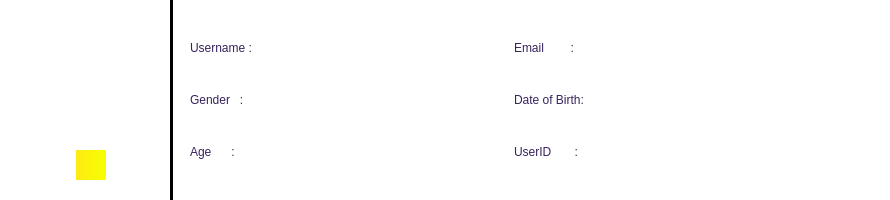
                  <widget class="QFrame" name="frame_60">
                   <property name="maximumSize">
                    <size>
                     <width>16777215</width>
                     <height>200</height>
                    </size>
                   </property>
                   <property name="styleSheet">
                    <string notr="true">background-color: rgb(255, 255, 255);
border-radius: 20px;</string>
                   </property>
                   <property name="frameShape">
                    <enum>QFrame::StyledPanel</enum>
                   </property>
                   <property name="frameShadow">
                    <enum>QFrame::Raised</enum>
                   </property>
                   <widget class="Line" name="line_4">
                    <property name="geometry">
                     <rect>
                      <x>170</x>
                      <y>0</y>
                      <width>3</width>
                      <height>200</height>
                     </rect>
                    </property>
                    <property name="styleSheet">
                     <string notr="true">background-color: rgb(0, 0, 0);</string>
                    </property>
                    <property name="orientation">
                     <enum>Qt::Vertical</enum>
                    </property>
                   </widget>
                   <widget class="QLabel" name="label_23">
                    <property name="geometry">
                     <rect>
                      <x>40</x>
                      <y>30</y>
                      <width>100</width>
                      <height>100</height>
                     </rect>
                    </property>
                    <property name="styleSheet">
                     <string notr="true">    background-image: url(images/used_icons/icons8-change-user-100.png);
	background-repeat: no-reperat;
	background-position: center;
    border-radius:60px;
    border-style: outset;</string>
                    </property>
                    <property name="text">
                     <string/>
                    </property>
                   </widget>
                   <widget class="QWidget" name="layoutWidget">
                    <property name="geometry">
                     <rect>
                      <x>190</x>
                      <y>10</y>
                      <width>691</width>
                      <height>181</height>
                     </rect>
                    </property>
                    <layout class="QGridLayout" name="gridLayout_3">
                     <item row="1" column="0">
                      <widget class="QLabel" name="label_25">
                       <property name="maximumSize">
                        <size>
                         <width>16777215</width>
                         <height>20</height>
                        </size>
                       </property>
                       <property name="styleSheet">
                        <string notr="true">color: rgb(55, 34, 92);
font: 75 12pt &quot;OCR A Std&quot;;</string>
                       </property>
                       <property name="text">
                        <string>Gender   :</string>
                       </property>
                      </widget>
                     </item>
                     <item row="2" column="0">
                      <widget class="QLabel" name="label_39">
                       <property name="maximumSize">
                        <size>
                         <width>16777215</width>
                         <height>20</height>
                        </size>
                       </property>
                       <property name="styleSheet">
                        <string notr="true">color: rgb(55, 34, 92);
font: 75 12pt &quot;OCR A Std&quot;;</string>
                       </property>
                       <property name="text">
                        <string>Age      :</string>
                       </property>
                      </widget>
                     </item>
                     <item row="2" column="2">
                      <widget class="QLabel" name="label_32">
                       <property name="maximumSize">
                        <size>
                         <width>16777215</width>
                         <height>20</height>
                        </size>
                       </property>
                       <property name="styleSheet">
                        <string notr="true">color: rgb(55, 34, 92);
font: 75 12pt &quot;OCR A Std&quot;;</string>
                       </property>
                       <property name="text">
                        <string>UserID       :</string>
                       </property>
                      </widget>
                     </item>
                     <item row="0" column="1">
                      <widget class="QLineEdit" name="lineEdit_12">
                       <property name="maximumSize">
                        <size>
                         <width>150</width>
                         <height>16777215</height>
                        </size>
                       </property>
                       <property name="styleSheet">
                        <string notr="true">font: 75 11pt &quot;Gadugi&quot;;</string>
                       </property>
                       <property name="text">
                        <string/>
                       </property>
                       <property name="readOnly">
                        <bool>true</bool>
                       </property>
                      </widget>
                     </item>
                     <item row="0" column="0">
                      <widget class="QLabel" name="label_24">
                       <property name="maximumSize">
                        <size>
                         <width>16777215</width>
                         <height>20</height>
                        </size>
                       </property>
                       <property name="styleSheet">
                        <string notr="true">color: rgb(55, 34, 92);

font: 75 12pt &quot;OCR A Std&quot;;</string>
                       </property>
                       <property name="text">
                        <string>Username :</string>
                       </property>
                      </widget>
                     </item>
                     <item row="0" column="2">
                      <widget class="QLabel" name="label_38">
                       <property name="maximumSize">
                        <size>
                         <width>16777215</width>
                         <height>20</height>
                        </size>
                       </property>
                       <property name="styleSheet">
                        <string notr="true">color: rgb(55, 34, 92);
font: 75 12pt &quot;OCR A Std&quot;;</string>
                       </property>
                       <property name="text">
                        <string>Email        :</string>
                       </property>
                      </widget>
                     </item>
                     <item row="1" column="2">
                      <widget class="QLabel" name="label_37">
                       <property name="maximumSize">
                        <size>
                         <width>16777215</width>
                         <height>20</height>
                        </size>
                       </property>
                       <property name="styleSheet">
                        <string notr="true">color: rgb(55, 34, 92);
font: 75 12pt &quot;OCR A Std&quot;;</string>
                       </property>
                       <property name="text">
                        <string>Date of Birth:</string>
                       </property>
                      </widget>
                     </item>
                     <item row="1" column="3">
                      <widget class="QLineEdit" name="lineEdit_16">
                       <property name="maximumSize">
                        <size>
                         <width>200</width>
                         <height>16777215</height>
                        </size>
                       </property>
                       <property name="styleSheet">
                        <string notr="true">font: 75 11pt &quot;Gadugi&quot;;</string>
                       </property>
                       <property name="readOnly">
                        <bool>true</bool>
                       </property>
                      </widget>
                     </item>
                     <item row="2" column="1">
                      <widget class="QLineEdit" name="lineEdit_14">
                       <property name="maximumSize">
                        <size>
                         <width>150</width>
                         <height>16777215</height>
                        </size>
                       </property>
                       <property name="styleSheet">
                        <string notr="true">font: 75 11pt &quot;Gadugi&quot;;</string>
                       </property>
                       <property name="readOnly">
                        <bool>true</bool>
                       </property>
                      </widget>
                     </item>
                     <item row="1" column="1">
                      <widget class="QLineEdit" name="lineEdit_13">
                       <property name="maximumSize">
                        <size>
                         <width>150</width>
                         <height>16777215</height>
                        </size>
                       </property>
                       <property name="styleSheet">
                        <string notr="true">font: 75 11pt &quot;Gadugi&quot;;</string>
                       </property>
                       <property name="readOnly">
                        <bool>true</bool>
                       </property>
                      </widget>
                     </item>
                     <item row="0" column="3">
                      <widget class="QLineEdit" name="lineEdit_15">
                       <property name="maximumSize">
                        <size>
                         <width>200</width>
                         <height>16777215</height>
                        </size>
                       </property>
                       <property name="styleSheet">
                        <string notr="true">font: 75 11pt &quot;Gadugi&quot;;</string>
                       </property>
                       <property name="readOnly">
                        <bool>true</bool>
                       </property>
                      </widget>
                     </item>
                     <item row="2" column="3">
                      <widget class="QLineEdit" name="lineEdit_17">
                       <property name="maximumSize">
                        <size>
                         <width>200</width>
                         <height>16777215</height>
                        </size>
                       </property>
                       <property name="styleSheet">
                        <string notr="true">font: 75 11pt &quot;Gadugi&quot;;</string>
                       </property>
                       <property name="readOnly">
                        <bool>true</bool>
                       </property>
                      </widget>
                     </item>
                    </layout>
                   </widget>
                   <widget class="QPushButton" name="pushButton_5">
                    <property name="geometry">
                     <rect>
                      <x>76</x>
                      <y>150</y>
                      <width>30</width>
                      <height>30</height>
                     </rect>
                    </property>
                    <property name="minimumSize">
                     <size>
                      <width>30</width>
                      <height>30</height>
                     </size>
                    </property>
                    <property name="maximumSize">
                     <size>
                      <width>30</width>
                      <height>30</height>
                     </size>
                    </property>
                    <property name="styleSheet">
                     <string notr="true">
QPushButton {
    background-image: url(images/used_icons/icons8-upload-28.png);
	background-repeat: no-reperat;
	background-position: center;
    border-style: outset;
	background-color: qlineargradient(spread:pad, x1:0, y1:0, x2:1, y2:0, stop:0 rgba(255, 234, 19, 255), stop:1 rgba(246, 255, 0, 255));
    }

QPushButton:hover {
background-color: rgb(255, 226, 0);
    }

QPushButton:pressed {
    border-style: inset;
	background-color: qlineargradient(spread:pad, x1:0, y1:0, x2:1, y2:0, stop:0 rgba(255, 234, 19, 255), stop:1 rgba(246, 255, 0, 255));
    }
</string>
                    </property>
                    <property name="text">
                     <string/>
                    </property>
                   </widget>
                  </widget>
